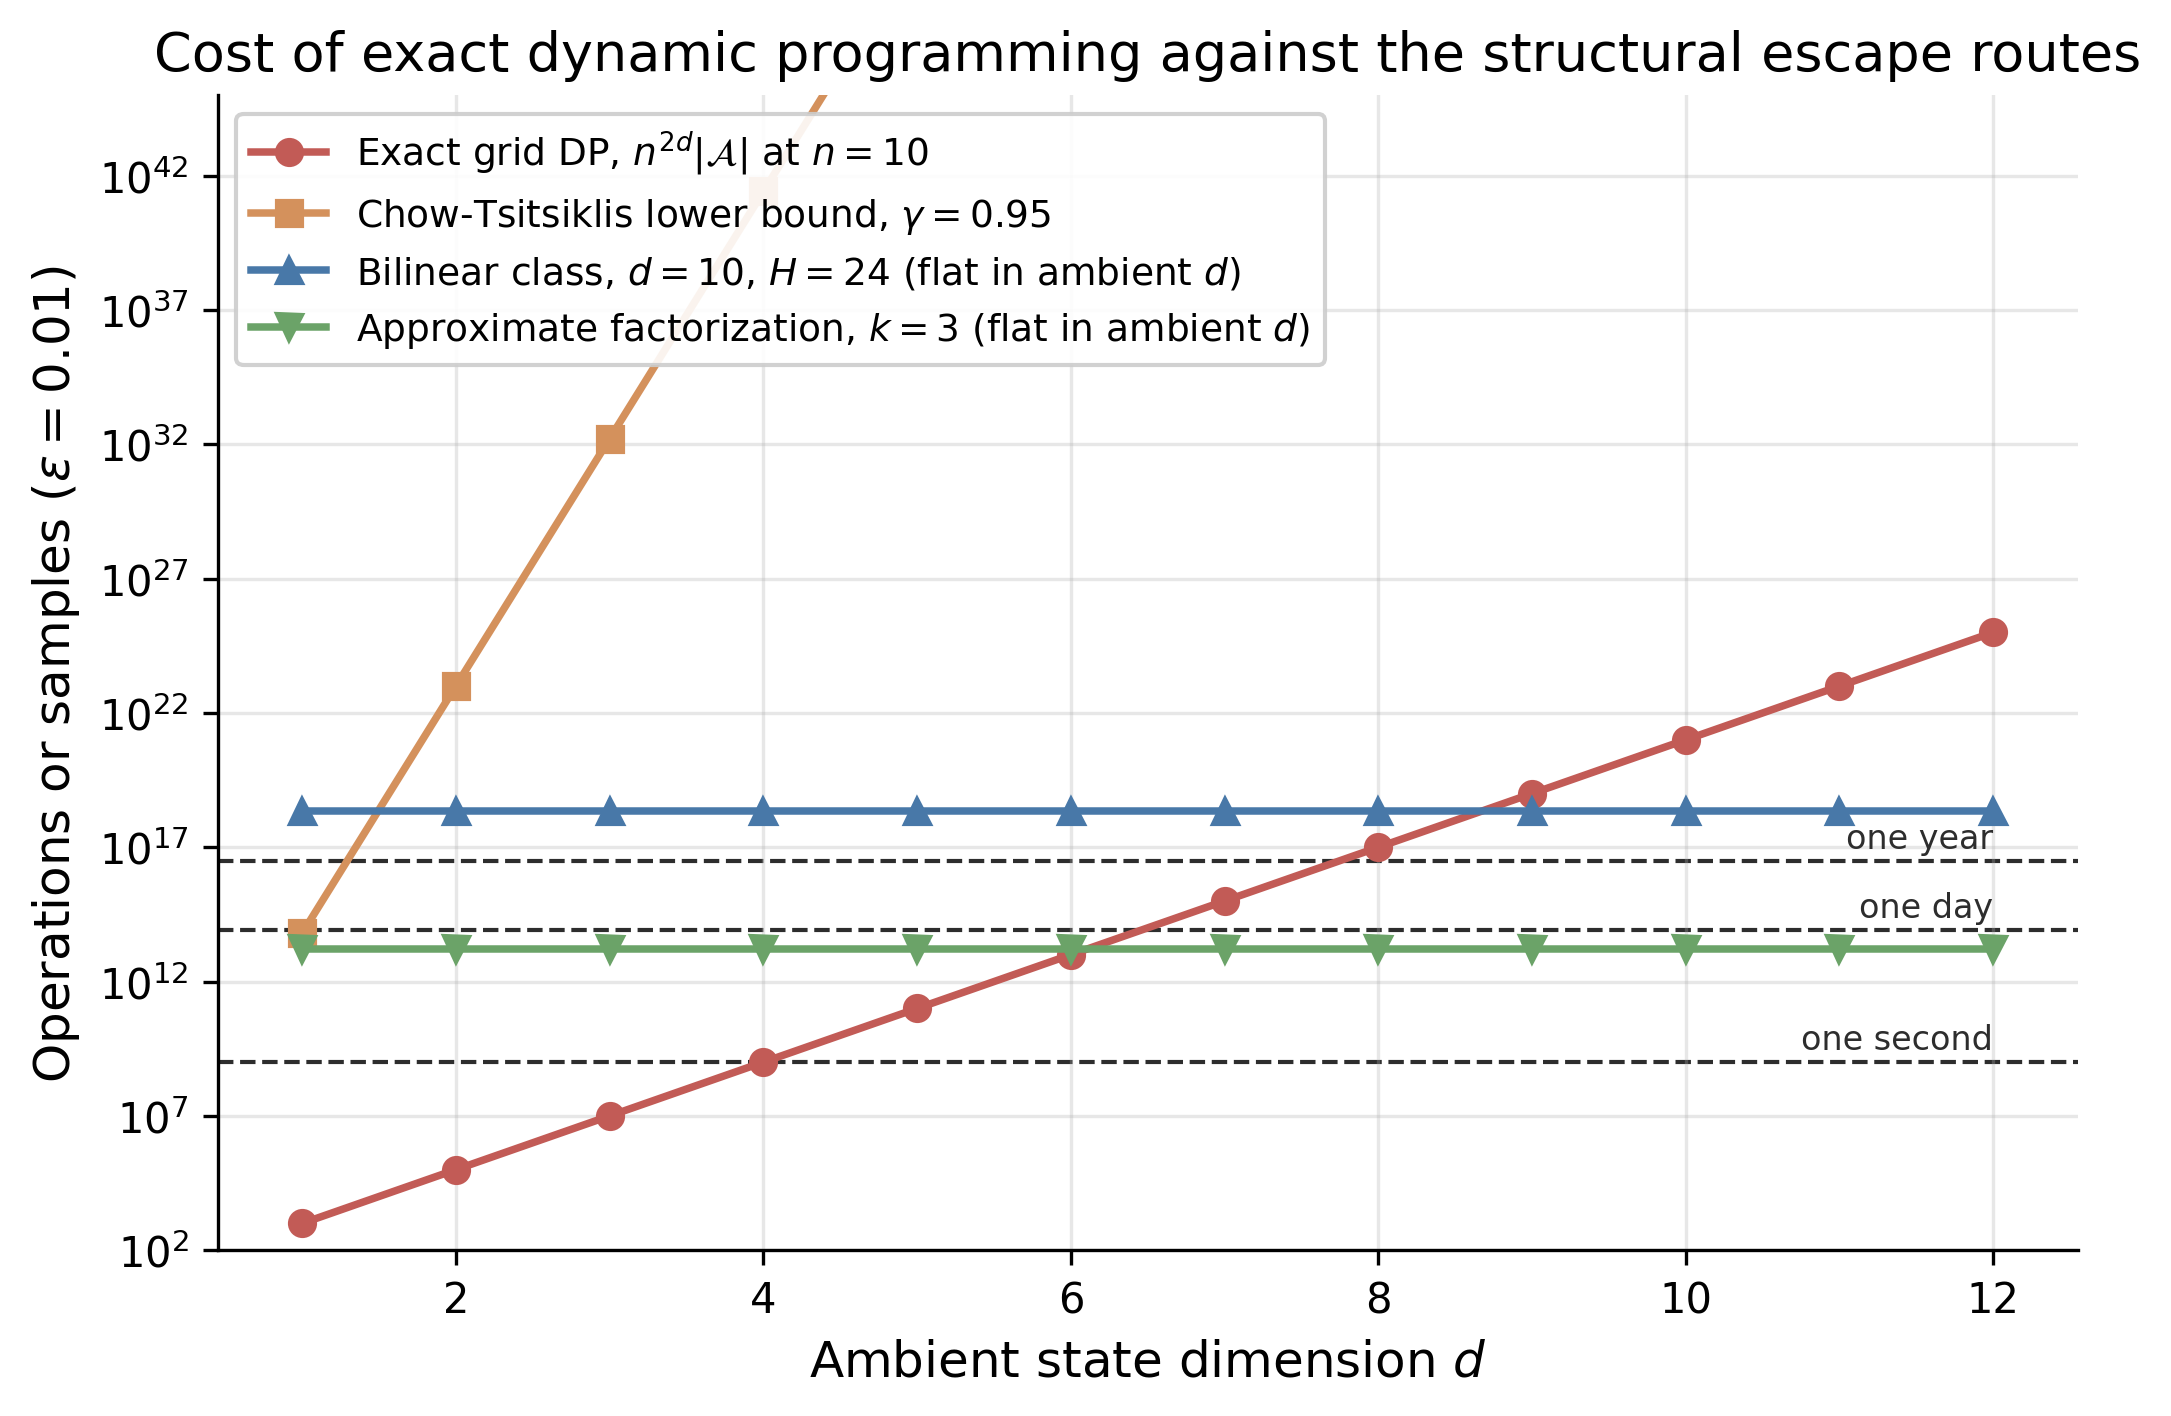

Recreate this plot in Python.
"""Numerical illustrations of the curse-of-dimensionality bounds.

Chapter 3 - The Theory of Reinforcement Learning (curse-of-dimensionality section).

Evaluates four published bounds at concrete parameter values, so that every number
appearing in the prose is produced here rather than typed by hand. There is no Monte
Carlo and no randomness: each quantity is a closed-form evaluation of the bound as
stated in its source, and the source page is cited beside each formula below.

  1. Grid dynamic programming: |S| = n^d, sweep cost n^{2d}|A|.
  2. Chow and Tsitsiklis (1989), J. Complexity 5:466-488. Oracle-query complexity:
     Theorem 3.1 (p. 473) under mixing, Theorems 3.2/3.3 (pp. 480, 485) without it,
     matched by the upper bounds Eqs. (2.6)-(2.8) (p. 472), so all three are tight.
  3. Du et al. (2021), Corollary 5.1 (p. 21): trajectory count for a Bilinear Class
     with a finite hypothesis class.
  4. Liu et al. (2022), Theorem 1 (p. 7): regret exponent, prescribed network width,
     and the admissibility condition alpha > d(1/p - 1/4)_+.
  5. Lu et al. (2025), Theorem 5.1 (pp. 12-13): scope-sum sample requirement and the
     misspecification bias floor E_omega, which no amount of data removes.

Emits four LaTeX tables and one figure. Deterministic, so no cache: --data-only is a
no-op and --plots-only runs normally.
"""

import argparse
import math
import os
import sys

sys.path.insert(0, os.path.join(os.path.dirname(__file__), "..", ".."))
from sims.plot_style import apply_style, COLORS, BENCH_STYLE, FIG_SINGLE

import matplotlib

matplotlib.use("Agg")
import matplotlib.pyplot as plt

apply_style()

# ---------------------------------------------------------------------------
# Configuration
# ---------------------------------------------------------------------------

OUTPUT_DIR = os.path.dirname(__file__)

# One second of a single core, used to turn operation counts into wall-clock.
FLOPS_PER_SECOND = 1e9
BYTES_PER_VALUE = 8  # float64 value table

# Panel 1: models that appear elsewhere in this survey, plus their grid sizes.
# `states` overrides n**d when a model is not a uniform product grid.
GRID_MODELS = [
    dict(name=r"Bus engine, one bus \citep{Rust1987}", d=1, n=175, actions=2),
    dict(name="Bus engine, fleet of 3", d=3, n=175, actions=2**3),
    dict(name="Bus engine, fleet of 5", d=5, n=175, actions=2**5),
    dict(name="Brock--Mirman growth", d=1, n=500, actions=500, states=1000),
    dict(name="Wind farm, base state", d=3, n=7, actions=11),
    dict(name="Wind farm, six state variables", d=6, n=7, actions=11),
    dict(name="Inventory, five products", d=5, n=20, actions=6**5),
    dict(name="Macro model, ten state variables", d=10, n=10, actions=10),
]

# Panel 2: Chow-Tsitsiklis. Exponent is 2*d_s + d_a.
CT_DIMENSIONS = [(1, 1), (2, 1), (3, 2)]
CT_GAMMAS = [0.9, 0.95, 0.99]
CT_EPSILON = 0.01

# Panel 3: Du et al. Corollary 5.1.
DU_SETTINGS = [
    dict(d=5, H=10, eps=0.1),
    dict(d=10, H=24, eps=0.1),  # H = 24 is the wind farm's own horizon
    dict(d=10, H=24, eps=0.05),
    dict(d=20, H=50, eps=0.1),
]
DU_LOG_HYPOTHESES = 1e6  # |H|, the hypothesis-class cardinality
DU_DELTA = 0.05
DU_NORM_BOUND = 1.0  # B_X = B_W = 1

# Panel 4: Liu et al. Theorem 1. p = 2 gives the condition alpha > d/4.
LIU_BESOV_P = 2.0
LIU_DIMENSIONS = [1, 2, 3, 5, 10, 20, 50]
LIU_T = 1e6
LIU_K = 1  # benign, dense-reward case; K = H is the worst case
# Smoothness levels a modeller might plausibly claim: twice differentiable, and
# far smoother. A cell is empty when the level fails the admissibility condition.
LIU_ALPHAS = [2.0, 8.0]

# Panel 5: Lu et al. Theorem 5.1.
LU_COMPONENTS = 100  # n, the number of state components
LU_STATES_PER_COMPONENT = 10
LU_ACTIONS = 2
LU_SCOPE_SIZES = [1, 2, 3, 4, 6]  # k, the maximum parent-set size
LU_GAMMAS = [0.9, 0.95, 0.99]
LU_COUPLING = [1e-4, 1e-3, 1e-2, 1e-1]
LU_TARGET_EPSILON = 0.01

# Figure: exact DP against the escape routes, as ambient dimension grows.
FIG_DIMENSIONS = list(range(1, 13))
FIG_N = 10
FIG_ACTIONS = 10
FIG_GAMMA = 0.95
FIG_EPSILON = 0.01

# Cross-check against the wind-farm simulation's measured DP scaling.
WIND_FARM_BINS = 7
WIND_FARM_STDOUT = os.path.join(OUTPUT_DIR, "wind_farm_curse_study_stdout.txt")


# ---------------------------------------------------------------------------
# Formatting helpers
# ---------------------------------------------------------------------------


def sci_math(x, digits=1):
    """Scientific notation without the surrounding $, for use inside existing math."""
    if x == 0:
        return "0"
    exponent = int(math.floor(math.log10(x)))
    mantissa = x / (10.0**exponent)
    # log10 of a float power such as (10^6)^5 can land just under the integer, which
    # would print 10.0 x 10^29 for 10^30. Renormalise before deciding the format.
    if round(mantissa, digits) >= 10.0:
        mantissa /= 10.0
        exponent += 1
    if 0 <= exponent < 4:
        return f"{x:,.0f}" if x >= 1 else f"{x:.{digits}f}"
    if round(mantissa, digits) == 1.0:
        return f"10^{{{exponent}}}"
    return f"{mantissa:.{digits}f} \\times 10^{{{exponent}}}"


def sci(x, digits=1):
    """LaTeX scientific notation as a standalone cell. Exact for ints, so huge counts
    do not lose precision. Small magnitudes stay in plain digits and are not wrapped
    in math mode."""
    body = sci_math(x, digits)
    if "^" not in body:
        return body
    return f"${body}$"


def human_time(seconds):
    """Wall-clock in the largest unit that keeps the number readable."""
    if seconds < 1e-3:
        return f"{seconds * 1e6:.0f} $\\mu$s"
    if seconds < 1:
        return f"{seconds * 1e3:.0f} ms"
    if seconds < 90:
        return f"{seconds:.0f} s"
    if seconds < 5400:
        return f"{seconds / 60:.0f} min"
    if seconds < 172800:
        return f"{seconds / 3600:.1f} h"
    if seconds < 3.15e9:
        return f"{seconds / 86400:.0f} days"
    return f"{sci(seconds / 3.156e7)} yr"


def human_bytes(nbytes):
    for unit, scale in [
        ("EB", 1e18),
        ("PB", 1e15),
        ("TB", 1e12),
        ("GB", 1e9),
        ("MB", 1e6),
        ("kB", 1e3),
    ]:
        if nbytes >= scale:
            value = nbytes / scale
            return f"{value:.0f} {unit}" if value >= 10 else f"{value:.1f} {unit}"
    if nbytes >= 1e12:
        return sci(nbytes) + " B"
    return f"{nbytes:.0f} B"


def big_bytes(nbytes):
    """Bytes, falling back to scientific notation past exabytes."""
    if nbytes >= 1e21:
        return sci(nbytes) + " B"
    return human_bytes(nbytes)


# ---------------------------------------------------------------------------
# The bounds
# ---------------------------------------------------------------------------


def read_wind_farm_times(path):
    """Pull the completed tabular-DP solve times out of the wind-farm sim's own stdout.

    That file has a `dim states time_s return` block; the d=3 and d=4 rows are the two
    runs that finished inside the budget. Parsing them keeps this cross-check tied to
    the artifact rather than to a number retyped from the prose.
    """
    times = {}
    in_block = False
    with open(path) as f:
        for line in f:
            fields = line.split()
            if fields[:4] == ["dim", "states", "time_s", "return"]:
                in_block = True
                continue
            if in_block:
                if not fields or not fields[0].isdigit():
                    break
                times[int(fields[0])] = float(fields[2])
    missing = {3, 4} - set(times)
    if missing:
        raise RuntimeError(
            f"{path}: no DP timing row for dimension(s) {sorted(missing)}"
        )
    return dict(t3=times[3], t4=times[4])


def grid_dp_cost(model):
    """|S| = n^d and the n^{2d}|A| sweep cost of one value-iteration pass."""
    states = model.get("states", model["n"] ** model["d"])
    sweep_ops = states * states * model["actions"]
    return dict(
        name=model["name"],
        d=model["d"],
        n=model["n"],
        actions=model["actions"],
        states=states,
        table_bytes=states * BYTES_PER_VALUE,
        sweep_ops=sweep_ops,
        sweep_seconds=sweep_ops / FLOPS_PER_SECOND,
    )


def chow_tsitsiklis(gamma, epsilon, d_s, d_a):
    """Chow-Tsitsiklis (1989).

    These are ORACLE QUERY counts, which is what C_mix, C_prob and C_sub are defined
    to be on p. 472. Upper bounds Eqs. (2.6)-(2.8) (p. 472) and the matching lower
    bounds of Theorems 3.1, 3.2 and 3.3 (pp. 473, 480, 485) make all three tight:
    Theta(((1-gamma) eps)^-(2 d_s + d_a)) under the mixing condition, and
    Theta(((1-gamma)^2 eps)^-(2 d_s + d_a)) without it.

    Arithmetic-operation counts are a separate matter, credited on p. 487 to the
    companion multigrid paper (LIDS-P-1864); there the no-mixing upper bound carries
    an extra factor 1/(1-gamma), which `general_upper` records.
    """
    exponent = 2 * d_s + d_a
    mixing = (1.0 / ((1.0 - gamma) * epsilon)) ** exponent
    general = (1.0 / (((1.0 - gamma) ** 2) * epsilon)) ** exponent
    return dict(
        d_s=d_s,
        d_a=d_a,
        gamma=gamma,
        epsilon=epsilon,
        exponent=exponent,
        mixing=mixing,
        general_lower=general,
        general_upper=general / (1.0 - gamma),
        price_of_no_mixing=general / mixing,  # equals (1-gamma)^-exponent
    )


def du_trajectories(d, H, eps, log_cardinality, delta, norm_bound):
    """Du et al. (2021), Corollary 5.1 (p. 21), with the absolute constant set to one.

    d^2 H^7 ln(d H^2) ln|H| ln(1/delta) / eps^2
        * ln^2( d H B_X B_W ln|H| ln(1/delta) / eps )
    """
    ln_h = math.log(log_cardinality)
    ln_delta = math.log(1.0 / delta)
    leading = (d**2) * (H**7) * math.log(d * H**2) * ln_h * ln_delta / (eps**2)
    inner = d * H * norm_bound * norm_bound * ln_h * ln_delta / eps
    trajectories = leading * (math.log(inner) ** 2)
    return dict(
        d=d,
        H=H,
        eps=eps,
        horizon_factor=float(H) ** 7,
        trajectories=trajectories,
        env_steps=trajectories * H,
    )


def liu_regret_exponent(alpha, d, K):
    """Liu et al. (2022), Theorem 1 (p. 7): the exponent of T in the regret bound."""
    if math.isinf(alpha):
        return (K + 1.0) / (K + 2.0)
    return (alpha * K + (alpha + d) * (K + 2.0)) / ((2.0 * alpha + d) * (K + 2.0))


def liu_width(alpha, d, T):
    """Liu et al. (2022), Eq. (7): m  ~  (d/(2 alpha + d)) T^{d/(2 alpha + d)} log T."""
    if math.isinf(alpha):
        return 0.0
    rate = d / (2.0 * alpha + d)
    return rate * (T**rate) * math.log(T)


def liu_min_smoothness(d, p):
    """The admissibility condition alpha > d(1/p - 1/4)_+ of Theorem 1."""
    return d * max(0.0, 1.0 / p - 0.25)


def liu_row(d, p, T, K, alphas):
    """One ambient dimension, evaluated at each candidate smoothness level.

    `admissible` is the condition alpha > d(1/p - 1/4)_+ of Theorem 1. When it fails
    the theorem says nothing at all, so exponent and width are reported as None rather
    than as a number the bound does not license.
    """
    alpha_min = liu_min_smoothness(d, p)
    cells = []
    for alpha in alphas:
        ok = alpha > alpha_min
        cells.append(
            dict(
                alpha=alpha,
                admissible=ok,
                exponent=liu_regret_exponent(alpha, d, K) if ok else None,
                width=liu_width(alpha, d, T) if ok else None,
            )
        )
    return dict(
        d=d,
        alpha_min=alpha_min,
        cells=cells,
        exponent_limit=liu_regret_exponent(math.inf, d, K),
    )


def lu_scopes(k, n_components, states_per_component, actions):
    """Lu et al. (2025): scope-set cardinalities against the full state-action count.

    A component whose scope covers k components contributes m^k * |A| configurations.
    The sample requirement Eq. (10) charges the sum over the kappa_p largest scopes,
    against |S||A| = m^n |A| for the unstructured minimax rate.
    """
    scope = (states_per_component**k) * actions
    return dict(
        k=k,
        scope=scope,
        scope_sum=n_components * scope,
        global_size=(states_per_component**n_components) * actions,
    )


def lu_bias_floor(gamma, delta_p, delta_r):
    """Lu et al. (2025), Theorem 5.1: E_omega = gamma (1-gamma)^-2 dP + (1-gamma)^-1 dR.

    The accuracy guarantee is ||Qhat - Q*||_inf <= eps + E_omega, so E_omega is a floor
    that additional samples never lower.
    """
    return gamma / ((1.0 - gamma) ** 2) * delta_p + delta_r / (1.0 - gamma)


# ---------------------------------------------------------------------------
# Computation
# ---------------------------------------------------------------------------


def compute_data(force=None):
    """All numbers. No plotting, no file writes."""
    grid = [grid_dp_cost(m) for m in GRID_MODELS]

    ct = [
        chow_tsitsiklis(g, CT_EPSILON, d_s, d_a)
        for (d_s, d_a) in CT_DIMENSIONS
        for g in CT_GAMMAS
    ]

    du = [
        du_trajectories(
            s["d"], s["H"], s["eps"], DU_LOG_HYPOTHESES, DU_DELTA, DU_NORM_BOUND
        )
        for s in DU_SETTINGS
    ]

    liu = [liu_row(d, LIU_BESOV_P, LIU_T, LIU_K, LIU_ALPHAS) for d in LIU_DIMENSIONS]

    lu_scope = [
        lu_scopes(k, LU_COMPONENTS, LU_STATES_PER_COMPONENT, LU_ACTIONS)
        for k in LU_SCOPE_SIZES
    ]
    lu_bias = [
        dict(
            gamma=g,
            floors=[lu_bias_floor(g, dp, 0.0) for dp in LU_COUPLING],
            # coupling error at which the floor equals the target accuracy
            breakeven=LU_TARGET_EPSILON * (1.0 - g) ** 2 / g,
        )
        for g in LU_GAMMAS
    ]

    # Figure series: everything as operations (or samples) against ambient dimension.
    exact = [(FIG_N**d) ** 2 * FIG_ACTIONS for d in FIG_DIMENSIONS]
    ct_curve = [
        chow_tsitsiklis(FIG_GAMMA, FIG_EPSILON, d, 1)["general_lower"]
        for d in FIG_DIMENSIONS
    ]
    du_flat = du_trajectories(10, 24, 0.1, DU_LOG_HYPOTHESES, DU_DELTA, DU_NORM_BOUND)[
        "trajectories"
    ]
    lu_flat = lu_scopes(3, LU_COMPONENTS, LU_STATES_PER_COMPONENT, LU_ACTIONS)[
        "scope_sum"
    ] / (FIG_EPSILON**2 * (1.0 - FIG_GAMMA) ** 3)

    # Cross-check: grid DP predicts n^2 per added dimension at the wind farm's binning.
    # The measured side is parsed from that simulation's own saved stdout, not retyped.
    wf = read_wind_farm_times(WIND_FARM_STDOUT)
    cross_check = dict(
        predicted_growth=float(WIND_FARM_BINS**2),
        measured_growth=wf["t4"] / wf["t3"],
        seconds_d3=wf["t3"],
        seconds_d4=wf["t4"],
    )

    return dict(
        grid=grid,
        ct=ct,
        du=du,
        liu=liu,
        lu_scope=lu_scope,
        lu_bias=lu_bias,
        figure=dict(
            dims=FIG_DIMENSIONS,
            exact=exact,
            ct=ct_curve,
            du_flat=du_flat,
            lu_flat=lu_flat,
        ),
        cross_check=cross_check,
    )


# ---------------------------------------------------------------------------
# Output
# ---------------------------------------------------------------------------


def _write(path, lines):
    with open(path, "w") as f:
        f.write("\n".join(lines) + "\n")
    print(f"  Table saved: {path}")


def _table_grid_dp(data):
    rows = data["grid"]
    path = os.path.join(OUTPUT_DIR, "curse_grid_dp.tex")
    lines = [
        r"\begin{table}[htbp]",
        r"\centering",
        r"\caption{Cost of one exact value-iteration sweep on a uniform grid, for models "
        r"used elsewhere in this survey. States are $n^d$ over $d$ state variables at $n$ "
        r"points each, one sweep costs $n^{2d}|\mathcal{A}|$ operations, and wall-clock "
        r"assumes " + sci(FLOPS_PER_SECOND) + r" operations per second. Memory is one "
        r"float64 value per state. Rows ordered by state count.}",
        r"\label{tab:curse_grid_dp}",
        r"\begin{tabular}{lrrrrrr}",
        r"\toprule",
        r"Model & $d$ & $n$ & $|\mathcal{A}|$ & $|\mathcal{S}|$ & Value table & One sweep \\",
        r"\midrule",
    ]
    for r in sorted(rows, key=lambda x: x["states"]):
        lines.append(
            f"{r['name']} & {r['d']} & {r['n']} & {sci(r['actions'])} & "
            f"{sci(r['states'])} & {big_bytes(r['table_bytes'])} & "
            f"{human_time(r['sweep_seconds'])} \\\\"
        )
    lines += [r"\bottomrule", r"\end{tabular}", r"\end{table}"]
    _write(path, lines)


def _table_chow_tsitsiklis(data):
    path = os.path.join(OUTPUT_DIR, "curse_chow_tsitsiklis.tex")
    lines = [
        r"\begin{table}[htbp]",
        r"\centering",
        r"\caption{Oracle queries required by Theorem~\ref{thm:chow_tsitsiklis} at "
        r"$\epsilon = " + f"{CT_EPSILON}" + r"$. The mixing column is "
        r"\eqref{eq:ct_mixing} and the general column is \eqref{eq:ct_general}; both are "
        r"tight, so the gap between them is a real difference in problem difficulty and "
        r"not slack in the analysis. The last column is their ratio, "
        r"$(1-\gamma)^{-(2d_s+d_a)}$, the price of losing the mixing condition.}",
        r"\label{tab:curse_chow_tsitsiklis}",
        r"\begin{tabular}{rrrrrrr}",
        r"\toprule",
        r"$d_s$ & $d_a$ & $\gamma$ & $2d_s + d_a$ & Mixing & General & Ratio \\",
        r"\midrule",
    ]
    for r in data["ct"]:
        lines.append(
            f"{r['d_s']} & {r['d_a']} & {r['gamma']} & {r['exponent']} & "
            f"{sci(r['mixing'])} & {sci(r['general_lower'])} & "
            f"{sci(r['price_of_no_mixing'])} \\\\"
        )
    lines += [r"\bottomrule", r"\end{tabular}", r"\end{table}"]
    _write(path, lines)


def _table_sample_complexity(data):
    path = os.path.join(OUTPUT_DIR, "curse_sample_complexity.tex")
    lines = [
        r"\begin{table}[htbp]",
        r"\centering",
        r"\caption{Trajectories required by \eqref{eq:bilin_samples}, with the absolute "
        r"constant set to one, at hypothesis-class cardinality "
        r"$|\mathcal{H}| = " + sci_math(DU_LOG_HYPOTHESES) + r"$, failure probability "
        r"$\delta = " + f"{DU_DELTA}" + r"$ and $B_X = B_W = 1$. The horizon column "
        r"isolates the factor $H^7$. Environment steps are trajectories times $H$. The "
        r"inherent dimension $d$ is the rank of the bilinear factorization, not the "
        r"ambient state dimension.}",
        r"\label{tab:curse_sample_complexity}",
        r"\begin{tabular}{rrrrrr}",
        r"\toprule",
        r"$d$ & $H$ & $\epsilon$ & $H^7$ & Trajectories & Environment steps \\",
        r"\midrule",
    ]
    for r in data["du"]:
        lines.append(
            f"{r['d']} & {r['H']} & {r['eps']} & {sci(r['horizon_factor'])} & "
            f"{sci(r['trajectories'])} & {sci(r['env_steps'])} \\\\"
        )
    lines += [r"\bottomrule", r"\end{tabular}", r"\end{table}"]
    _write(path, lines)


def _table_smoothness(data):
    path = os.path.join(OUTPUT_DIR, "curse_smoothness.tex")
    lines = [
        r"\begin{table}[htbp]",
        r"\centering",
        r"\caption{What Theorem~\ref{thm:deep_rl_regret} asks of the problem, at Besov "
        r"index $p = "
        + f"{LIU_BESOV_P:.0f}"
        + r"$, benign exploration $K = "
        + f"{LIU_K}"
        + r"$ and $T = "
        + sci_math(LIU_T)
        + r"$ episodes. The admissibility condition $\alpha > d(1/p - 1/4)_+$ demands a "
        r"minimum smoothness that grows linearly in the ambient dimension, reported in the "
        r"second column. Each smoothness level then gives the regret exponent and the width "
        r"\eqref{eq:liu_architecture} the theorem prescribes; n/a marks a level that "
        r"fails the condition, where the theorem gives no guarantee at all. Regret is "
        r"sublinear in every admissible cell, but the exponent approaches one as the "
        r"smoothness-to-dimension ratio falls.}",
        r"\label{tab:curse_smoothness}",
        r"\begin{tabular}{rr" + "rr" * len(LIU_ALPHAS) + r"}",
        r"\toprule",
        r" & & "
        + " & ".join(
            r"\multicolumn{2}{c}{$\alpha = " + f"{a:.0f}" + r"$}" for a in LIU_ALPHAS
        )
        + r" \\",
        # Rules under each group header so the two-column spans read unambiguously.
        " ".join(
            r"\cmidrule(lr){" + f"{3 + 2 * i}-{4 + 2 * i}" + "}"
            for i in range(len(LIU_ALPHAS))
        ),
        r"$d$ & Required $\alpha$ & "
        + " & ".join(r"Exponent & Width $m$" for _ in LIU_ALPHAS)
        + r" \\",
        r"\midrule",
    ]
    for r in data["liu"]:
        cells = []
        for c in r["cells"]:
            if c["admissible"]:
                cells.append(f"{c['exponent']:.3f} & {sci(c['width'])}")
            else:
                cells.append("n/a & n/a")
        lines.append(f"{r['d']} & {r['alpha_min']:.2f} & " + " & ".join(cells) + r" \\")
    limit = data["liu"][0]["exponent_limit"]
    ncols = 2 + 2 * len(LIU_ALPHAS)
    lines += [
        r"\midrule",
        r"\multicolumn{"
        + str(ncols)
        + r"}{l}{As $\alpha \to \infty$ the exponent falls to "
        + f"{limit:.3f}"
        + r" for every $d$, and the width requirement vanishes.} \\",
        r"\bottomrule",
        r"\end{tabular}",
        r"\end{table}",
    ]
    _write(path, lines)


def _table_factored(data):
    path = os.path.join(OUTPUT_DIR, "curse_factored.tex")
    glob = data["lu_scope"][0]["global_size"]
    lines = [
        r"\begin{table}[htbp]",
        r"\centering",
        r"\caption{Theorem~\ref{thm:factored_complexity} in two parts, for a system of "
        + f"{LU_COMPONENTS}"
        + r" components with "
        + f"{LU_STATES_PER_COMPONENT}"
        + r" states each and $|\mathcal{A}| = "
        + f"{LU_ACTIONS}"
        + r"$, so the unstructured problem has $|\mathcal{S}||\mathcal{A}| = "
        + sci_math(glob)
        + r"$. Panel (a) is what the factorization buys: the scope sum that "
        r"enters \eqref{eq:lu_samples} in place of $|\mathcal{S}||\mathcal{A}|$, as the "
        r"maximum parent-set size $k$ grows. Panel (b) is what it costs: the bias floor "
        r"$\mathcal{E}_\omega$ of \eqref{eq:lu_bias} at $\Delta_R = 0$, which bounds "
        r"accuracy from below however many samples are drawn. Cells exceeding a target "
        r"$\epsilon = " + f"{LU_TARGET_EPSILON}" + r"$ are the settings where the "
        r"target is unreachable.}",
        r"\label{tab:curse_factored}",
        r"\begin{tabular}{rrr}",
        r"\multicolumn{3}{l}{(a) Scope sizes against the full state-action count} \\",
        r"\toprule",
        r"Parent-set size $k$ & One scope & Scope sum \\",
        r"\midrule",
    ]
    for r in data["lu_scope"]:
        lines.append(f"{r['k']} & {sci(r['scope'])} & {sci(r['scope_sum'])} \\\\")
    lines += [
        r"\bottomrule",
        r"\end{tabular}",
        "",
        r"\vspace{1em}",
        "",
        r"\begin{tabular}{r" + "r" * len(LU_COUPLING) + r"r}",
        r"\multicolumn{"
        + str(len(LU_COUPLING) + 2)
        + r"}{l}{(b) Misspecification bias floor $\mathcal{E}_\omega$ by coupling error} \\",
        r"\toprule",
        r"$\gamma$ & "
        + " & ".join(r"$\Delta_P = " + sci_math(dp) + "$" for dp in LU_COUPLING)
        + r" & Break-even $\Delta_P$ \\",
        r"\midrule",
    ]
    for r in data["lu_bias"]:
        cells = " & ".join(f"{v:.3g}" for v in r["floors"])
        lines.append(f"{r['gamma']} & {cells} & {sci(r['breakeven'])} \\\\")
    lines += [r"\bottomrule", r"\end{tabular}", r"\end{table}"]
    _write(path, lines)


def _figure(data):
    fig_data = data["figure"]
    fig, ax = plt.subplots(figsize=FIG_SINGLE)
    dims = fig_data["dims"]

    ax.semilogy(
        dims,
        fig_data["exact"],
        marker="o",
        color=COLORS["red"],
        label=f"Exact grid DP, $n^{{2d}}|\\mathcal{{A}}|$ at $n={FIG_N}$",
    )
    ax.semilogy(
        dims,
        fig_data["ct"],
        marker="s",
        color=COLORS["orange"],
        label=f"Chow-Tsitsiklis lower bound, $\\gamma={FIG_GAMMA}$",
    )
    ax.semilogy(
        dims,
        [fig_data["du_flat"]] * len(dims),
        marker="^",
        color=COLORS["blue"],
        label="Bilinear class, $d=10$, $H=24$ (flat in ambient $d$)",
    )
    ax.semilogy(
        dims,
        [fig_data["lu_flat"]] * len(dims),
        marker="v",
        color=COLORS["green"],
        label="Approximate factorization, $k=3$ (flat in ambient $d$)",
    )

    for seconds, tag in [
        (1.0, "one second"),
        (86400.0, "one day"),
        (3.156e7, "one year"),
    ]:
        y = seconds * FLOPS_PER_SECOND
        ax.axhline(y, **BENCH_STYLE)
        ax.text(
            dims[-1],
            y * 1.6,
            tag,
            ha="right",
            va="bottom",
            fontsize=8,
            color=BENCH_STYLE["color"],
        )

    ax.set_xlabel("Ambient state dimension $d$")
    ax.set_ylabel(f"Operations or samples ($\\epsilon = {FIG_EPSILON}$)")
    ax.set_title(
        "Cost of exact dynamic programming against the structural escape routes"
    )
    ax.set_ylim(1e2, 1e45)
    ax.legend(loc="upper left", framealpha=0.9)

    path = os.path.join(OUTPUT_DIR, "curse_arithmetic.png")
    fig.savefig(path, dpi=300, bbox_inches="tight")
    plt.close(fig)
    print(f"  Figure saved: {path}")


def _report(data):
    """Console tables. Facts only, one line per configuration."""
    print("\nGRID DYNAMIC PROGRAMMING")
    print(
        f"{'Model':42s} {'d':>3s} {'|S|':>12s} {'table':>12s} {'sweep ops':>12s} {'wall clock':>14s}"
    )
    for r in sorted(data["grid"], key=lambda x: x["states"]):
        name = r["name"].replace(r"\citep{Rust1987}", "(Rust 1987)")
        print(
            f"{name:42s} {r['d']:3d} {r['states']:12.3e} "
            f"{r['table_bytes']:12.3e} {r['sweep_ops']:12.3e} "
            f"{r['sweep_seconds']:14.3e}"
        )

    print("\nCHOW-TSITSIKLIS (1989), eps = %g" % CT_EPSILON)
    print(
        f"{'d_s':>4s} {'d_a':>4s} {'gamma':>6s} {'exp':>4s} {'mixing':>12s} "
        f"{'general':>12s} {'ratio':>12s}"
    )
    for r in data["ct"]:
        print(
            f"{r['d_s']:4d} {r['d_a']:4d} {r['gamma']:6.2f} {r['exponent']:4d} "
            f"{r['mixing']:12.3e} {r['general_lower']:12.3e} "
            f"{r['price_of_no_mixing']:12.3e}"
        )

    print("\nDU ET AL. (2021) COROLLARY 5.1")
    print(
        f"{'d':>4s} {'H':>4s} {'eps':>6s} {'H^7':>12s} {'trajectories':>14s} {'env steps':>14s}"
    )
    for r in data["du"]:
        print(
            f"{r['d']:4d} {r['H']:4d} {r['eps']:6.3f} {r['horizon_factor']:12.3e} "
            f"{r['trajectories']:14.3e} {r['env_steps']:14.3e}"
        )

    print(
        "\nLIU ET AL. (2022) THEOREM 1, p = %g, K = %d, T = %g"
        % (LIU_BESOV_P, LIU_K, LIU_T)
    )
    header = "".join(
        f"{('a=%g exp' % a):>11s}{('a=%g width' % a):>13s}" for a in LIU_ALPHAS
    )
    print(f"{'d':>4s} {'alpha_min':>10s}{header}")
    for r in data["liu"]:
        cells = ""
        for c in r["cells"]:
            if c["admissible"]:
                cells += f"{c['exponent']:11.4f}{c['width']:13.3e}"
            else:
                cells += f"{'inadmiss.':>11s}{'-':>13s}"
        print(f"{r['d']:4d} {r['alpha_min']:10.3f}{cells}")
    print(f"  exponent as alpha -> infinity: {data['liu'][0]['exponent_limit']:.4f}")

    print("\nLU ET AL. (2025) THEOREM 5.1, SCOPE SIZES")
    print(f"{'k':>4s} {'one scope':>12s} {'scope sum':>12s} {'|S||A|':>12s}")
    for r in data["lu_scope"]:
        print(
            f"{r['k']:4d} {r['scope']:12.3e} {r['scope_sum']:12.3e} "
            f"{r['global_size']:12.3e}"
        )

    print("\nLU ET AL. (2025) THEOREM 5.1, BIAS FLOOR (Delta_R = 0)")
    header = " ".join(f"{dp:>12.0e}" for dp in LU_COUPLING)
    print(f"{'gamma':>6s} {header} {'breakeven':>12s}")
    for r in data["lu_bias"]:
        cells = " ".join(f"{v:12.4g}" for v in r["floors"])
        print(f"{r['gamma']:6.2f} {cells} {r['breakeven']:12.3e}")
    print(f"  target accuracy eps = {LU_TARGET_EPSILON}")

    cc = data["cross_check"]
    print("\nCROSS-CHECK AGAINST THE WIND-FARM SIMULATION")
    print(
        f"  grid DP predicts a factor n^2 = {cc['predicted_growth']:.1f} per added dimension "
        f"at n = {WIND_FARM_BINS} bins"
    )
    print(
        f"  wind_farm_curse_study measured a factor {cc['measured_growth']:.2f} "
        f"({cc['seconds_d4']:.1f} s at d=4 over {cc['seconds_d3']:.1f} s at d=3, "
        f"parsed from wind_farm_curse_study_stdout.txt)"
    )
    print(
        f"  ratio measured/predicted = {cc['measured_growth'] / cc['predicted_growth']:.3f}; "
        f"the sim integrates with a fixed 20-sample Monte Carlo draw rather than a full "
        f"n^d sweep, so it does not pay the second factor of n^d"
    )


def generate_outputs(data):
    """Figures and LaTeX tables. No computation, no mutation of `data`."""
    _report(data)
    print()
    _table_grid_dp(data)
    _table_chow_tsitsiklis(data)
    _table_sample_complexity(data)
    _table_factored(data)
    _table_smoothness(data)
    _figure(data)


def main():
    parser = argparse.ArgumentParser(
        description="Numerical illustrations of the curse-of-dimensionality bounds"
    )
    parser.add_argument(
        "--data-only",
        action="store_true",
        help="No computation to cache (closed-form arithmetic)",
    )
    parser.add_argument(
        "--plots-only", action="store_true", help="Runs normally (same as no flags)"
    )
    args = parser.parse_args()

    print("=" * 70)
    print("CURSE OF DIMENSIONALITY: NUMERICAL ILLUSTRATIONS")
    print("=" * 70)

    if args.data_only:
        print(
            "No computation to cache (closed-form arithmetic). "
            "Use default or --plots-only."
        )
        return

    data = compute_data()
    generate_outputs(data)
    print("\nDone.")


if __name__ == "__main__":
    main()
